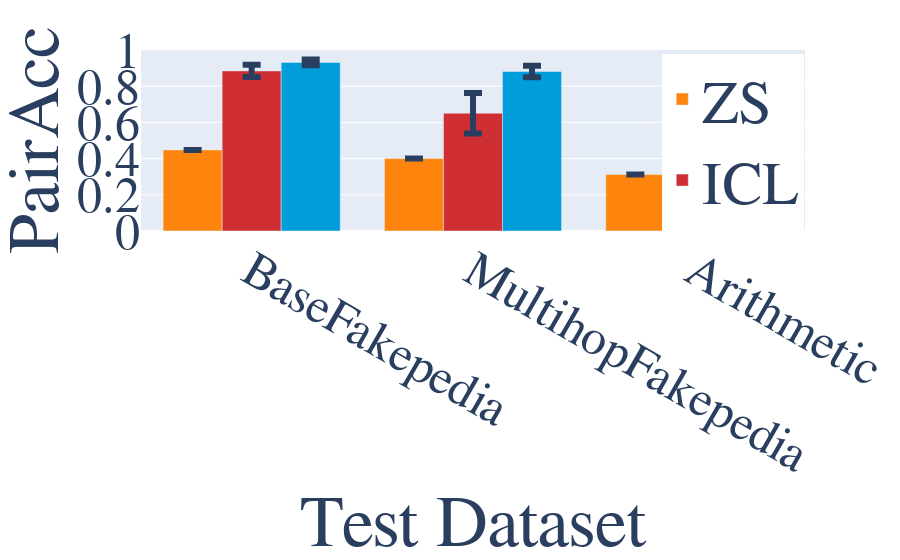
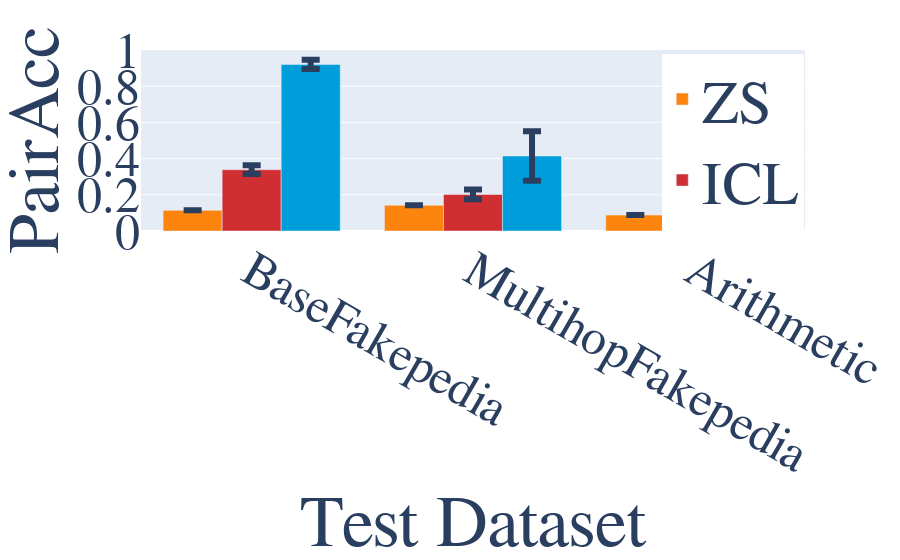
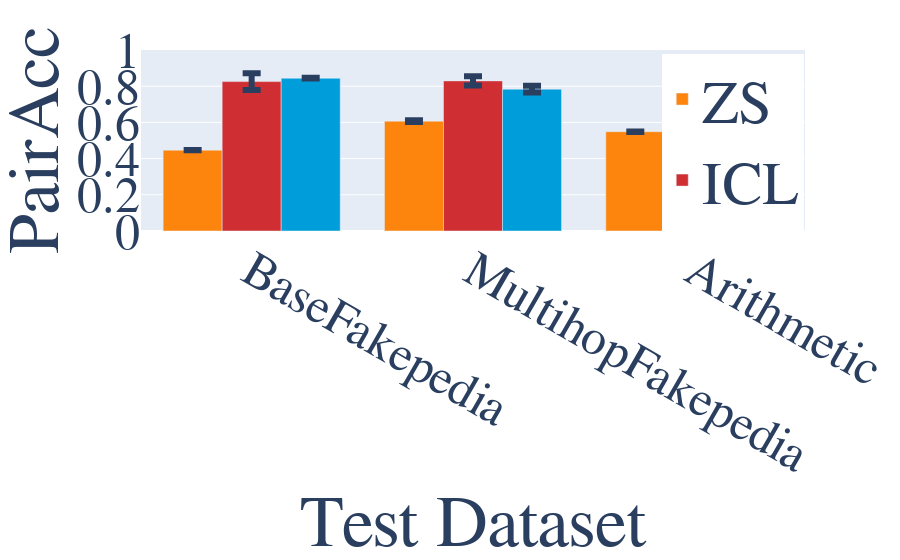

The code cell stored with these charts, in order, in its notebook:
### Code cell
for model, metrics_df_short_i_only in metrics_df_short.groupby("Model"):
    # metrics_df_short_i_only = metrics_df_short[
    #     (metrics_df_short["Model"] == "Meta-Llama-3.1-8B-Instruct")
    # ]
    # metrics_df_short_i_only = metrics_df_short[
    #     (metrics_df_short["Model"] == "gemma-2-9b-it")
    # ]
    # metrics_df_short_i_only = metrics_df_short_i_only[
    #     (metrics_df_short_i_only["Model"] == "Mistral-7B-Instruct-v0.3")
    # ]
    import plotly.graph_objects as go
    import pandas as pd

    rename_dict = {"few_shot": "ICL", "zero shot": "ZS", "finetune": "FT"}

    metrics_df_short_i_only["Train Method"] = metrics_df_short_i_only[
        "Train/Eval Setting"
    ].replace(rename_dict)

    aggregated_data = (
        metrics_df_short_i_only.groupby(["Test Dataset", "Train Method"])["pair_acc"]
        .agg(["mean", "std"])
        .reset_index()
    )

    fig = go.Figure()

    order = ["ZS", "ICL", "FT"]

    def get_custom_color(setting):
        return get_label_color(setting, COLORS)

    colors = [get_custom_color(setting) for setting in order]
    print(colors)

    for setting, color in zip(order, colors):
        data = aggregated_data[aggregated_data["Train Method"] == setting]
        fig.add_trace(
            go.Bar(
                x=data["Test Dataset"],
                y=data["mean"],
                name=setting,
                error_y=dict(
                    type="data",
                    array=data["std"],
                    visible=True,
                    thickness=6,
                    width=9,
                ),
                marker_color=color,
            )
        )

    fig.update_layout(
        xaxis_title="Test Dataset",
        yaxis_title="PairAcc",
        barmode="group",
        font=dict(family="Computer Modern", size=24),
        margin=dict(l=50, r=50, t=50, b=50),
        showlegend=True,
    )

    fig.update_xaxes(
        title_font=dict(family="Computer Modern", size=72),
        tickfont=dict(family="Computer Modern", size=50),
    )
    fig.update_yaxes(
        title_font=dict(family="Computer Modern", size=72),
        tickfont=dict(family="Computer Modern", size=50),
    )

    fig.update_layout(
        legend=dict(
            x=0.785,
            y=0.98,
            traceorder="normal",
            font=dict(
                family="Computer Modern",
                size=60,
                # color="black"
            ),
        )
    )
    # legend=dict(font=dict(family="Computer Modern", size=60)))

    fig.update_layout(
        uniformtext_minsize=25,
        uniformtext_mode="show",
        yaxis_range=[0, 1],
    )
    fig.write_image(f"{model}_generalization_dataset.pdf", format="pdf")
    fig.write_image(
        f"{model}_generalization_dataset.png",
        format="png",
        scale=2,
        width=1800,
        height=900,
    )
    fig.show()

### Figure 1 — Plotly figure (JSON) as saved in the notebook; plotly's stock layout.template omitted (floating-point values rounded to 4 significant figures)
{"data": [{"error_y": {"array": [0, 0, 0], "thickness": 6, "type": "data", "visible": true, "width": 9}, "marker": {"color": "#fd850d"}, "name": "ZS", "type": "bar", "x": ["BaseFakepedia", "MultihopFakepedia", "Arithmetic"], "y": [0.448, 0.4, 0.312]}, {"error_y": {"array": [0.0342, 0.1114, 0.02411], "thickness": 6, "type": "data", "visible": true, "width": 9}, "marker": {"color": "#cf2e33"}, "name": "ICL", "type": "bar", "x": ["BaseFakepedia", "MultihopFakepedia", "Arithmetic"], "y": [0.8847, 0.6507, 0.4107]}, {"error_y": {"array": [0.01604, 0.03202, 0.006429], "thickness": 6, "type": "data", "visible": true, "width": 9}, "marker": {"color": "#009ddb"}, "name": "FT", "type": "bar", "x": ["BaseFakepedia", "MultihopFakepedia", "Arithmetic"], "y": [0.9313, 0.8813, 0.5393]}], "layout": {"barmode": "group", "font": {"family": "Computer Modern", "size": 24}, "legend": {"font": {"family": "Computer Modern", "size": 60}, "traceorder": "normal", "x": 0.785, "y": 0.98}, "margin": {"b": 50, "l": 50, "r": 50, "t": 50}, "showlegend": true, "uniformtext": {"minsize": 25, "mode": "show"}, "xaxis": {"tickfont": {"family": "Computer Modern", "size": 50}, "title": {"font": {"family": "Computer Modern", "size": 72}, "text": "Test Dataset"}}, "yaxis": {"range": [0, 1], "tickfont": {"family": "Computer Modern", "size": 50}, "title": {"font": {"family": "Computer Modern", "size": 72}, "text": "PairAcc"}}}}

### Figure 2 — Plotly figure (JSON) as saved in the notebook; plotly's stock layout.template omitted (floating-point values rounded to 4 significant figures)
{"data": [{"error_y": {"array": [0, 0, 0], "thickness": 6, "type": "data", "visible": true, "width": 9}, "marker": {"color": "#fd850d"}, "name": "ZS", "type": "bar", "x": ["BaseFakepedia", "MultihopFakepedia", "Arithmetic"], "y": [0.114, 0.142, 0.088]}, {"error_y": {"array": [0.02411, 0.02706, 0.02139], "thickness": 6, "type": "data", "visible": true, "width": 9}, "marker": {"color": "#cf2e33"}, "name": "ICL", "type": "bar", "x": ["BaseFakepedia", "MultihopFakepedia", "Arithmetic"], "y": [0.3387, 0.202, 0.1487]}, {"error_y": {"array": [0.02553, 0.1369, 0.04549], "thickness": 6, "type": "data", "visible": true, "width": 9}, "marker": {"color": "#009ddb"}, "name": "FT", "type": "bar", "x": ["BaseFakepedia", "MultihopFakepedia", "Arithmetic"], "y": [0.92, 0.414, 0.3027]}], "layout": {"barmode": "group", "font": {"family": "Computer Modern", "size": 24}, "legend": {"font": {"family": "Computer Modern", "size": 60}, "traceorder": "normal", "x": 0.785, "y": 0.98}, "margin": {"b": 50, "l": 50, "r": 50, "t": 50}, "showlegend": true, "uniformtext": {"minsize": 25, "mode": "show"}, "xaxis": {"tickfont": {"family": "Computer Modern", "size": 50}, "title": {"font": {"family": "Computer Modern", "size": 72}, "text": "Test Dataset"}}, "yaxis": {"range": [0, 1], "tickfont": {"family": "Computer Modern", "size": 50}, "title": {"font": {"family": "Computer Modern", "size": 72}, "text": "PairAcc"}}}}

### Figure 3 — Plotly figure (JSON) as saved in the notebook; plotly's stock layout.template omitted (floating-point values rounded to 4 significant figures)
{"data": [{"error_y": {"array": [0.001155, 0.004619, 0.001155], "thickness": 6, "type": "data", "visible": true, "width": 9}, "marker": {"color": "#fd850d"}, "name": "ZS", "type": "bar", "x": ["BaseFakepedia", "MultihopFakepedia", "Arithmetic"], "y": [0.4467, 0.6067, 0.5487]}, {"error_y": {"array": [0.04658, 0.02572, 0.03233], "thickness": 6, "type": "data", "visible": true, "width": 9}, "marker": {"color": "#cf2e33"}, "name": "ICL", "type": "bar", "x": ["BaseFakepedia", "MultihopFakepedia", "Arithmetic"], "y": [0.8253, 0.8293, 0.4347]}, {"error_y": {"array": [0.002, 0.01858, 0.02603], "thickness": 6, "type": "data", "visible": true, "width": 9}, "marker": {"color": "#009ddb"}, "name": "FT", "type": "bar", "x": ["BaseFakepedia", "MultihopFakepedia", "Arithmetic"], "y": [0.844, 0.7833, 0.6273]}], "layout": {"barmode": "group", "font": {"family": "Computer Modern", "size": 24}, "legend": {"font": {"family": "Computer Modern", "size": 60}, "traceorder": "normal", "x": 0.785, "y": 0.98}, "margin": {"b": 50, "l": 50, "r": 50, "t": 50}, "showlegend": true, "uniformtext": {"minsize": 25, "mode": "show"}, "xaxis": {"tickfont": {"family": "Computer Modern", "size": 50}, "title": {"font": {"family": "Computer Modern", "size": 72}, "text": "Test Dataset"}}, "yaxis": {"range": [0, 1], "tickfont": {"family": "Computer Modern", "size": 50}, "title": {"font": {"family": "Computer Modern", "size": 72}, "text": "PairAcc"}}}}
